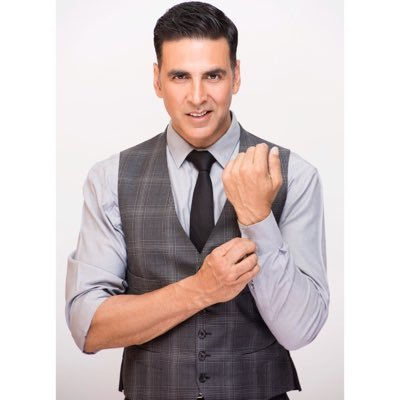
#> input picture face_detection/ActiOn_1.jpg, 400 x 400 px
$ python face_det.py
#> lines starting #> are read from the running program, lines starting #| are printed output that depends on the picture; after the words box and inside, x2 and y2 are one past the last pixel; in counts of white or black regions, pixels touching at a corner belong together
import cv2

face_Cascade=cv2.CascadeClassifier("cascades/haarcascade_frontalface_alt2.xml")

img=cv2.imread('ActiOn_1.jpg')
#> img is the input picture: shape (400, 400, 3); mean B, G, R 193.8, 194.2, 205.4
w=1080
h=720
dim=(w,h)

img = cv2.resize(img, dim, interpolation = cv2.INTER_AREA)
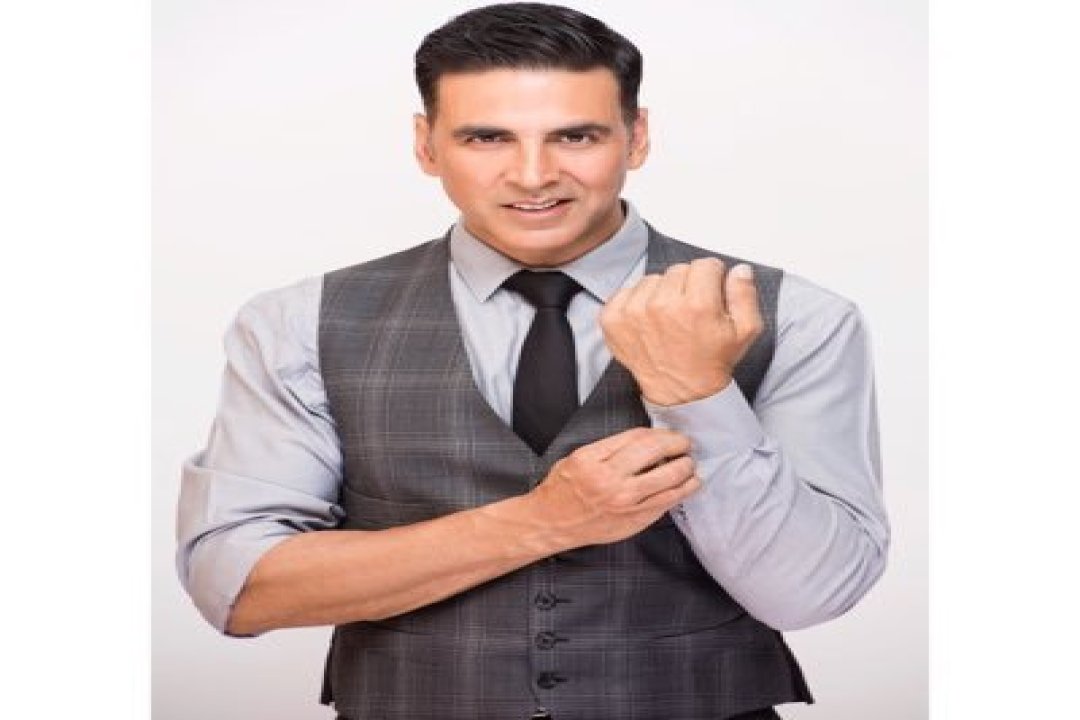
#> img: shape (720, 1080, 3); mean B, G, R 193.8, 194.2, 205.4

gray_img=cv2.cvtColor(img,cv2.COLOR_BGR2GRAY)
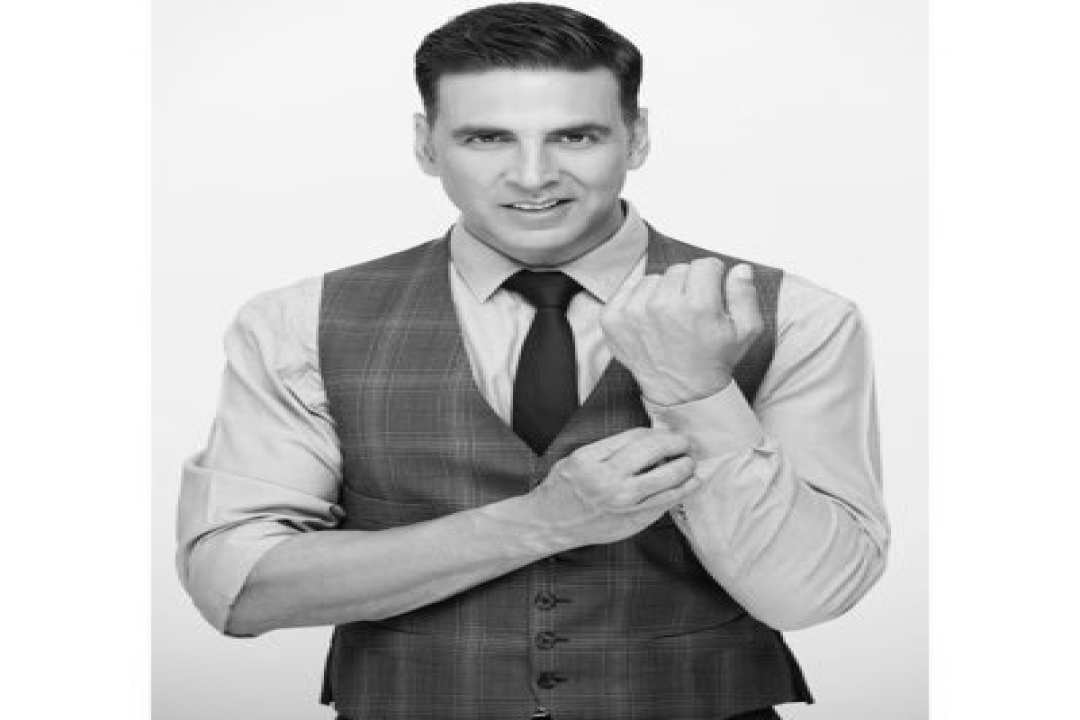
#> gray_img: shape (720, 1080); min 1, max 255, mean 197.5

faces=face_Cascade.detectMultiScale(gray_img,scaleFactor=1.15,minNeighbors=5)
#> faces = [[437, 66, 188, 188]]
print(type(faces))
#| <class 'numpy.ndarray'>
print(faces)
#| [[437  66 188 188]]
for x,y,w,h in faces:
    img=cv2.rectangle(img,(x,y),(x+w,y+h),(0,255,10),2)
#> this loop made 1 pass
#> pass 1, `img=cv2.rectangle(img,(x,y),(x+w,y+h),(0,255,10),2)`:
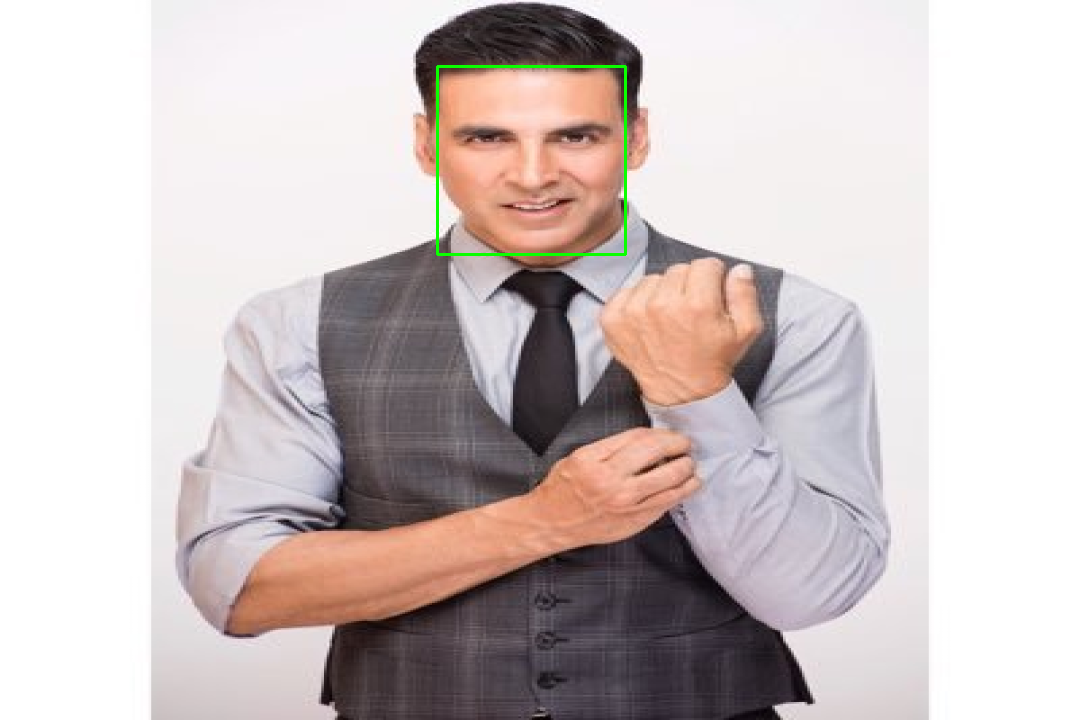
#> img: shape (720, 1080, 3); 0.29% of pixels changed, all inside (x1, y1, x2, y2) = (436, 65, 627, 256)

gray1=cv2.resize(img,(int(img.shape[1]),int(img.shape[0])))

cv2.imshow('',gray1)
cv2.waitKey(0)
